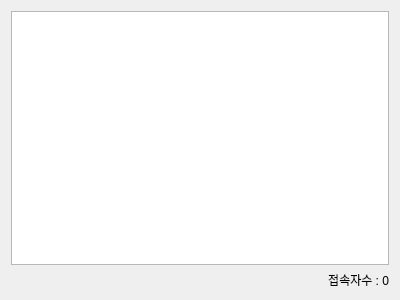
<?xml version="1.0" encoding="UTF-8"?>
<ui version="4.0">
 <class>Widget</class>
 <widget class="QWidget" name="Widget">
  <property name="geometry">
   <rect>
    <x>0</x>
    <y>0</y>
    <width>400</width>
    <height>300</height>
   </rect>
  </property>
  <property name="windowTitle">
   <string>Chat Server</string>
  </property>
  <layout class="QVBoxLayout" name="verticalLayout">
   <item>
    <widget class="QTextEdit" name="textEdit"/>
   </item>
   <item>
    <widget class="QLabel" name="label">
     <property name="text">
      <string>접속자수 : 0</string>
     </property>
     <property name="alignment">
      <set>Qt::AlignRight|Qt::AlignTrailing|Qt::AlignVCenter</set>
     </property>
    </widget>
   </item>
  </layout>
 </widget>
 <layoutdefault spacing="6" margin="11"/>
 <resources/>
 <connections/>
</ui>
